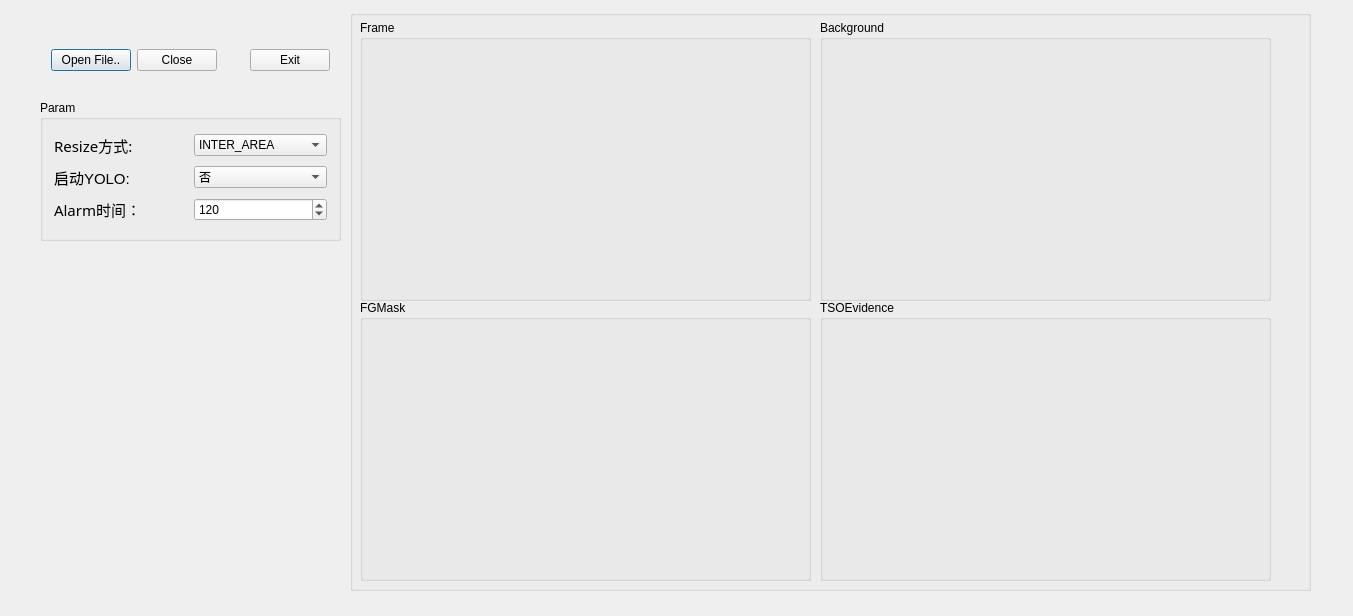
<?xml version="1.0" encoding="UTF-8"?>
<ui version="4.0">
 <class>AlgGuiClass</class>
 <widget class="QDialog" name="AlgGuiClass">
  <property name="geometry">
   <rect>
    <x>0</x>
    <y>0</y>
    <width>1353</width>
    <height>616</height>
   </rect>
  </property>
  <property name="sizePolicy">
   <sizepolicy hsizetype="Fixed" vsizetype="Fixed">
    <horstretch>0</horstretch>
    <verstretch>0</verstretch>
   </sizepolicy>
  </property>
  <property name="maximumSize">
   <size>
    <width>1920</width>
    <height>1080</height>
   </size>
  </property>
  <property name="windowTitle">
   <string>AlgGui</string>
  </property>
  <widget class="QGroupBox" name="groupBox_3">
   <property name="geometry">
    <rect>
     <x>350</x>
     <y>10</y>
     <width>961</width>
     <height>581</height>
    </rect>
   </property>
   <property name="title">
    <string/>
   </property>
   <widget class="QGroupBox" name="groupBox">
    <property name="geometry">
     <rect>
      <x>10</x>
      <y>10</y>
      <width>451</width>
      <height>281</height>
     </rect>
    </property>
    <property name="title">
     <string>Frame</string>
    </property>
    <layout class="QGridLayout" name="gridLayout">
     <item row="0" column="0">
      <widget class="QLabel" name="frameLabel">
       <property name="text">
        <string/>
       </property>
      </widget>
     </item>
    </layout>
   </widget>
   <widget class="QGroupBox" name="groupBox_2">
    <property name="geometry">
     <rect>
      <x>470</x>
      <y>10</y>
      <width>451</width>
      <height>281</height>
     </rect>
    </property>
    <property name="title">
     <string>Background</string>
    </property>
    <layout class="QGridLayout" name="gridLayout_2">
     <item row="0" column="0">
      <widget class="QLabel" name="bgLabel">
       <property name="text">
        <string/>
       </property>
      </widget>
     </item>
    </layout>
   </widget>
   <widget class="QGroupBox" name="groupBox_5">
    <property name="geometry">
     <rect>
      <x>10</x>
      <y>290</y>
      <width>451</width>
      <height>281</height>
     </rect>
    </property>
    <property name="title">
     <string>FGMask</string>
    </property>
    <layout class="QGridLayout" name="gridLayout_3">
     <item row="0" column="0">
      <widget class="QLabel" name="fgLabel">
       <property name="text">
        <string/>
       </property>
      </widget>
     </item>
    </layout>
   </widget>
   <widget class="QGroupBox" name="groupBox_6">
    <property name="geometry">
     <rect>
      <x>470</x>
      <y>290</y>
      <width>451</width>
      <height>281</height>
     </rect>
    </property>
    <property name="title">
     <string>TSOEvidence</string>
    </property>
    <layout class="QGridLayout" name="gridLayout_4">
     <item row="0" column="0">
      <widget class="QLabel" name="tsoLabel">
       <property name="text">
        <string/>
       </property>
      </widget>
     </item>
    </layout>
   </widget>
  </widget>
  <widget class="QWidget" name="horizontalLayoutWidget_2">
   <property name="geometry">
    <rect>
     <x>40</x>
     <y>30</y>
     <width>301</width>
     <height>61</height>
    </rect>
   </property>
   <layout class="QHBoxLayout" name="horizontalLayout_4">
    <item>
     <widget class="QPushButton" name="BtnFilePath">
      <property name="text">
       <string>Open File..</string>
      </property>
     </widget>
    </item>
    <item>
     <widget class="QPushButton" name="BtnCloseVideo">
      <property name="text">
       <string>Close</string>
      </property>
     </widget>
    </item>
    <item>
     <spacer name="horizontalSpacer_2">
      <property name="orientation">
       <enum>Qt::Horizontal</enum>
      </property>
      <property name="sizeHint" stdset="0">
       <size>
        <width>40</width>
        <height>20</height>
       </size>
      </property>
     </spacer>
    </item>
    <item>
     <widget class="QPushButton" name="BtnExit">
      <property name="text">
       <string>Exit</string>
      </property>
     </widget>
    </item>
   </layout>
  </widget>
  <widget class="QGroupBox" name="paramGroupBox">
   <property name="geometry">
    <rect>
     <x>40</x>
     <y>100</y>
     <width>301</width>
     <height>141</height>
    </rect>
   </property>
   <property name="title">
    <string>Param</string>
   </property>
   <layout class="QVBoxLayout" name="verticalLayout">
    <item>
     <layout class="QHBoxLayout" name="horizontalLayout_6">
      <item>
       <widget class="QLabel" name="label">
        <property name="font">
         <font>
          <family>宋体</family>
          <pointsize>11</pointsize>
         </font>
        </property>
        <property name="text">
         <string>Resize方式:</string>
        </property>
       </widget>
      </item>
      <item>
       <widget class="QComboBox" name="BoxOfResizeWay">
        <property name="enabled">
         <bool>true</bool>
        </property>
        <property name="currentText">
         <string>INTER_AREA</string>
        </property>
        <property name="currentIndex">
         <number>0</number>
        </property>
        <item>
         <property name="text">
          <string>INTER_AREA</string>
         </property>
        </item>
        <item>
         <property name="text">
          <string notr="true">INTER_NEAREST</string>
         </property>
        </item>
       </widget>
      </item>
     </layout>
    </item>
    <item>
     <layout class="QHBoxLayout" name="horizontalLayout">
      <item>
       <widget class="QLabel" name="label_2">
        <property name="font">
         <font>
          <pointsize>11</pointsize>
         </font>
        </property>
        <property name="text">
         <string>启动YOLO:</string>
        </property>
       </widget>
      </item>
      <item>
       <widget class="QComboBox" name="BoxOfIsYolo">
        <item>
         <property name="text">
          <string>否</string>
         </property>
        </item>
        <item>
         <property name="text">
          <string>是</string>
         </property>
        </item>
       </widget>
      </item>
     </layout>
    </item>
    <item>
     <layout class="QHBoxLayout" name="horizontalLayout_2">
      <item>
       <widget class="QLabel" name="label_3">
        <property name="font">
         <font>
          <family>宋体</family>
          <pointsize>11</pointsize>
         </font>
        </property>
        <property name="text">
         <string>Alarm时间：</string>
        </property>
       </widget>
      </item>
      <item>
       <widget class="QSpinBox" name="BoxOfAlarmTime">
        <property name="minimum">
         <number>1</number>
        </property>
        <property name="maximum">
         <number>999</number>
        </property>
        <property name="value">
         <number>120</number>
        </property>
        <property name="displayIntegerBase">
         <number>10</number>
        </property>
       </widget>
      </item>
     </layout>
    </item>
   </layout>
  </widget>
 </widget>
 <layoutdefault spacing="6" margin="11"/>
 <resources>
  <include location="AlgGui.qrc"/>
 </resources>
 <connections/>
 <slots>
  <slot>on_chkBoxUnder_clicked(bool)</slot>
  <slot>on_chkBoxItalic_clicked(bool)</slot>
  <slot>on_chkBoxBold_clicked(bool)</slot>
  <slot>on_rBtnCam_clicked(bool)</slot>
  <slot>on_rBtnVidFile_clicked(bool)</slot>
 </slots>
</ui>
